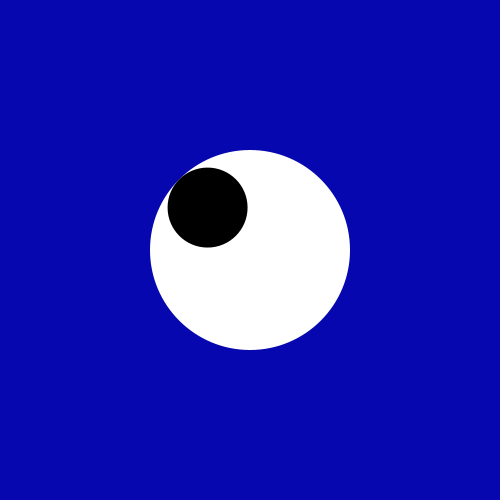
Frame 1 (no input)
Frame 60 (the mouse pressed at the canvas centre just before this capture): identical to frame 1, image omitted
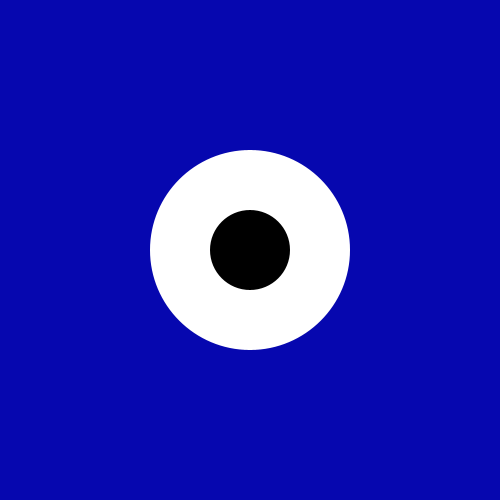
Frame 120 (the mouse held since frame 60 and released just before this capture)

The Processing sketch that drew these frames (run headless with seeded random() and noise(); from frame 60 on, the mouse is pressed at the canvas centre):

// Processing sketch: sketch_06012017
// ── sketch_06012017.pde
float x1, y1, x2, y2, d1, d2;

void setup(){
  size(500,500);
  smooth();
}


void draw(){
  background(6,7,175);
   d1 = 200;
   d2 = 80;
  PVector base = new PVector(width/2, height/2);
  PVector distance = new PVector(mouseX, mouseY);
  distance.sub(base);
  distance.limit((d1-d2)/2);
  distance.mag();
  println(distance.mag());
  /*if(distance.mag()<= d2/2){
    distance.mult(-1);
  }*/
  noStroke();
  fill(255);
  ellipse(width/2, height/2, d1, d1);
  translate(width/2, height/2);
  fill(0);
  ellipse(distance.x, distance.y, d2,d2);
}
